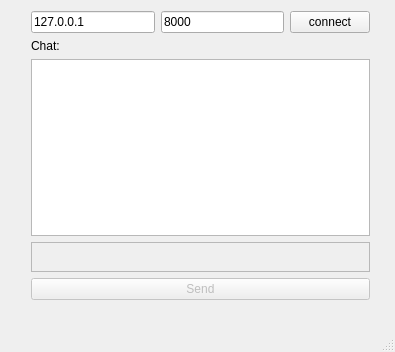
<?xml version="1.0" encoding="UTF-8"?>
<ui version="4.0">
 <class>ctkAppMainWindow</class>
 <widget class="QMainWindow" name="MainWindow">
  <property name="geometry">
   <rect>
    <x>0</x>
    <y>0</y>
    <width>395</width>
    <height>352</height>
   </rect>
  </property>
  <property name="sizePolicy">
   <sizepolicy hsizetype="Expanding" vsizetype="Expanding">
    <horstretch>0</horstretch>
    <verstretch>0</verstretch>
   </sizepolicy>
  </property>
  <property name="minimumSize">
   <size>
    <width>392</width>
    <height>223</height>
   </size>
  </property>
  <property name="maximumSize">
   <size>
    <width>16777215</width>
    <height>16777215</height>
   </size>
  </property>
  <property name="windowTitle">
   <string>EventBus Demo App</string>
  </property>
  <widget class="QWidget" name="centralWidget">
   <widget class="QWidget" name="layoutWidget">
    <property name="geometry">
     <rect>
      <x>20</x>
      <y>0</y>
      <width>361</width>
      <height>311</height>
     </rect>
    </property>
    <layout class="QVBoxLayout" name="verticalLayout">
     <item>
      <layout class="QHBoxLayout" name="horizontalLayout">
       <item>
        <widget class="QLineEdit" name="hostLineEdit">
         <property name="text">
          <string>127.0.0.1</string>
         </property>
        </widget>
       </item>
       <item>
        <widget class="QLineEdit" name="portLineEdit">
         <property name="text">
          <string>8000</string>
         </property>
        </widget>
       </item>
       <item>
        <widget class="QPushButton" name="connectButton">
         <property name="text">
          <string>connect</string>
         </property>
        </widget>
       </item>
      </layout>
     </item>
     <item>
      <widget class="QLabel" name="lblAnswer">
       <property name="text">
        <string>Chat:</string>
       </property>
      </widget>
     </item>
     <item>
      <widget class="QTextBrowser" name="textBrowser">
       <property name="horizontalScrollBarPolicy">
        <enum>Qt::ScrollBarAlwaysOff</enum>
       </property>
      </widget>
     </item>
     <item>
      <widget class="QPlainTextEdit" name="txtParameter">
       <property name="enabled">
        <bool>false</bool>
       </property>
       <property name="sizePolicy">
        <sizepolicy hsizetype="Expanding" vsizetype="Preferred">
         <horstretch>0</horstretch>
         <verstretch>40</verstretch>
        </sizepolicy>
       </property>
       <property name="minimumSize">
        <size>
         <width>0</width>
         <height>30</height>
        </size>
       </property>
       <property name="maximumSize">
        <size>
         <width>16777215</width>
         <height>30</height>
        </size>
       </property>
      </widget>
     </item>
     <item>
      <widget class="QPushButton" name="btnSend">
       <property name="enabled">
        <bool>false</bool>
       </property>
       <property name="text">
        <string>Send</string>
       </property>
      </widget>
     </item>
    </layout>
   </widget>
  </widget>
  <widget class="QMenuBar" name="menuBar">
   <property name="geometry">
    <rect>
     <x>0</x>
     <y>0</y>
     <width>395</width>
     <height>22</height>
    </rect>
   </property>
  </widget>
  <widget class="QToolBar" name="mainToolBar">
   <property name="maximumSize">
    <size>
     <width>0</width>
     <height>0</height>
    </size>
   </property>
   <attribute name="toolBarArea">
    <enum>TopToolBarArea</enum>
   </attribute>
   <attribute name="toolBarBreak">
    <bool>false</bool>
   </attribute>
  </widget>
  <widget class="QStatusBar" name="statusBar">
   <property name="minimumSize">
    <size>
     <width>0</width>
     <height>20</height>
    </size>
   </property>
  </widget>
 </widget>
 <layoutdefault spacing="6" margin="11"/>
 <resources/>
 <connections/>
 <slots>
  <slot>sendEvent()</slot>
 </slots>
</ui>
